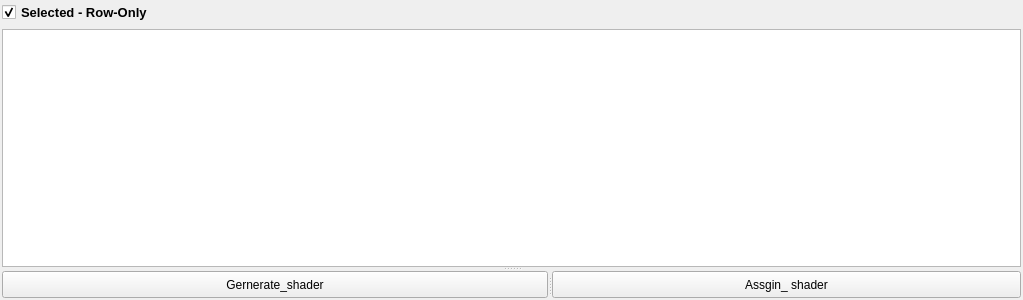
<?xml version="1.0" encoding="UTF-8"?>
<ui version="4.0">
 <class>Form</class>
 <widget class="QWidget" name="Form">
  <property name="geometry">
   <rect>
    <x>0</x>
    <y>0</y>
    <width>1023</width>
    <height>300</height>
   </rect>
  </property>
  <property name="windowTitle">
   <string>Form</string>
  </property>
  <layout class="QHBoxLayout" name="horizontalLayout_2">
   <property name="spacing">
    <number>2</number>
   </property>
   <property name="leftMargin">
    <number>2</number>
   </property>
   <property name="topMargin">
    <number>2</number>
   </property>
   <property name="rightMargin">
    <number>2</number>
   </property>
   <property name="bottomMargin">
    <number>2</number>
   </property>
   <item>
    <widget class="QSplitter" name="splitter_2">
     <property name="orientation">
      <enum>Qt::Vertical</enum>
     </property>
     <widget class="QWidget" name="layoutWidget">
      <layout class="QVBoxLayout" name="verticalLayout_2">
       <item>
        <layout class="QVBoxLayout" name="verticalLayout">
         <item>
          <widget class="QCheckBox" name="checkBox">
           <property name="font">
            <font>
             <pointsize>10</pointsize>
             <weight>75</weight>
             <bold>true</bold>
            </font>
           </property>
           <property name="text">
            <string>Selected - Row-Only</string>
           </property>
           <property name="checked">
            <bool>true</bool>
           </property>
          </widget>
         </item>
        </layout>
       </item>
       <item>
        <layout class="QHBoxLayout" name="horizontalLayout">
         <item>
          <widget class="QTableWidget" name="tableWidget">
           <property name="font">
            <font>
             <weight>75</weight>
             <bold>true</bold>
            </font>
           </property>
           <property name="editTriggers">
            <set>QAbstractItemView::AnyKeyPressed|QAbstractItemView::DoubleClicked|QAbstractItemView::EditKeyPressed|QAbstractItemView::SelectedClicked</set>
           </property>
           <property name="dragDropMode">
            <enum>QAbstractItemView::NoDragDrop</enum>
           </property>
           <property name="alternatingRowColors">
            <bool>true</bool>
           </property>
           <property name="selectionMode">
            <enum>QAbstractItemView::MultiSelection</enum>
           </property>
           <property name="selectionBehavior">
            <enum>QAbstractItemView::SelectItems</enum>
           </property>
           <attribute name="horizontalHeaderMinimumSectionSize">
            <number>75</number>
           </attribute>
          </widget>
         </item>
        </layout>
       </item>
      </layout>
     </widget>
     <widget class="QSplitter" name="splitter">
      <property name="orientation">
       <enum>Qt::Horizontal</enum>
      </property>
      <widget class="QPushButton" name="pushButton">
       <property name="text">
        <string>Gernerate_shader</string>
       </property>
      </widget>
      <widget class="QPushButton" name="pushButton_2">
       <property name="text">
        <string>Assgin_ shader</string>
       </property>
      </widget>
     </widget>
    </widget>
   </item>
  </layout>
 </widget>
 <resources/>
 <connections/>
</ui>
